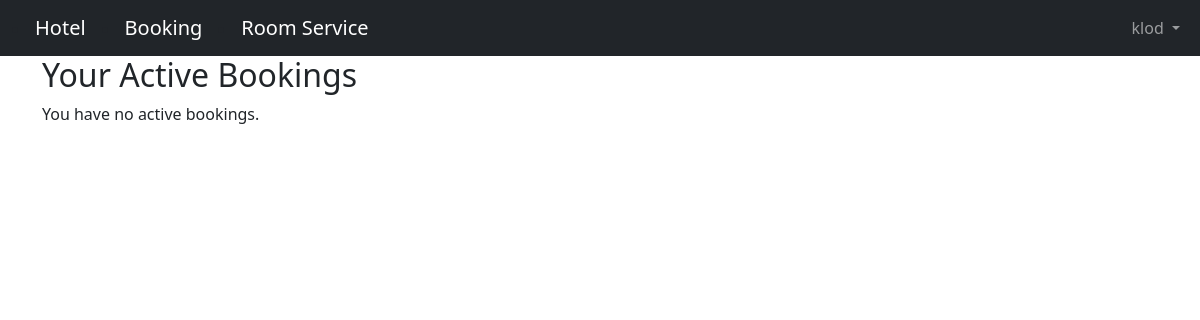
/Booking/bookings/ (signed in), run on an earlier commit of the app's database.
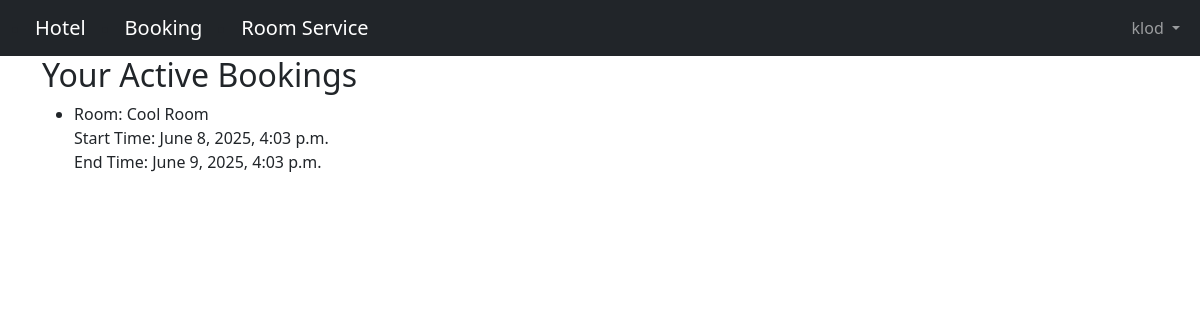
And on a later commit of the database.
### accounts/models.py (models this page shows)
class CustomUser(AbstractUser):
    age = models.PositiveIntegerField(null=True, blank=True)

### Booking/models.py (models this page shows, shortened)
class Booking(models.Model):
    user = models.ForeignKey(settings.AUTH_USER_MODEL, on_delete=models.CASCADE, null=True)
    room = models.ForeignKey(Room, on_delete=models.PROTECT, default=get_default_room)
    start_time = models.DateTimeField(default=datetime.now,  blank=True)
    end_time = models.DateTimeField(default=datetime.now, blank=True)

class Room(models.Model):
    name = models.CharField(max_length=100, unique=True)
    capacity = models.IntegerField()
    description = models.TextField(blank=True, null=True)
    image = models.ImageField(upload_to='room_images/', blank=True, null=True)  # Add this line

### Booking/views.py (the view)
# urls.py: path('bookings/', views.active_bookings, name='active_bookings')
@login_required
def active_bookings(request):
    bookings = Booking.objects.filter(user=request.user, end_time__gte=datetime.now())
    return render(request, 'active_bookings.html', {'bookings': bookings})

### accounts/context_processors.py (called while the page is built)
def user_groups(request):
    if request.user.is_authenticated:
        return{'is_manager': request.user.groups.filter(name='Manager').exists()}
    return {'is_manager': False}

### Booking/templates/active_bookings.html
{% extends "base.html" %}
{% block content %}
<h2>Your Active Bookings</h2>
{% if bookings %}
    <ul>
        {% for booking in bookings %}
            <li>
                Room: {{ booking.room.name }}<br>
                Start Time: {{ booking.start_time }}<br>
                End Time: {{ booking.end_time }}
            </li>
        {% endfor %}
    </ul>
{% else %}
    <p>You have no active bookings.</p>
{% endif %}
{% endblock %}

### templates/base.html (shortened to what this page needs)
{% load static %}
<!DOCTYPE html>
<html lang="en">
  <head>
    <link
      href="https://cdn.jsdelivr.net/npm/bootstrap@5.3.3/dist/css/bootstrap.min.css"
      rel="stylesheet"
      integrity="sha384-
			QWTKZyjpPEjISv5WaRU9OFeRpok6YctnYmDr5pNlyT2bRjXh0JMhjY6hW+ALEwIH"
    />
  </head>
  <body>
    <nav class="navbar navbar-expand-lg navbar-dark bg-dark">
      <div class="container-fluid">
        <li class="nav-item">
            <a class="navbar-brand" href="{% url 'home' %}">Hotel</a>
        </li>
        <li class="nav-item">
            <a class="navbar-brand" href="{% url 'search_rooms' %}">Booking</a>
        </li>
        <li class="nav-item">
            <a class="navbar-brand" href="{% url 'request_service' %}">Room Service</a>
        </li>
        <div class="collapse navbar-collapse" id="navbarSupportedContent">
            {% if user.is_authenticated %}
          <div class="mr-auto">
            <ul class="navbar-nav">
              <li class="nav-item dropdown">
                <a class="nav-link dropdown-toggle" href="#" role="button" data-bs-toggle="dropdown" aria-expanded="false"> {{ user.username }} </a>
              </li>
            </ul>
          </div>
          {% endif %}
        </div>
      </div>
    </nav>
    <main>
      <div class="container">{% block content %} {% endblock content %}</div>
    </main>
  </body>
</html>

What changed in the data, as far as the page shows it:
added Booking: room.name "Cool Room", start_time "June 8, 2025, 4:03 p.m.", end_time "June 9, 2025, 4:03 p.m."
Also different on the page:
text no longer shown: "You have no active bookings."
